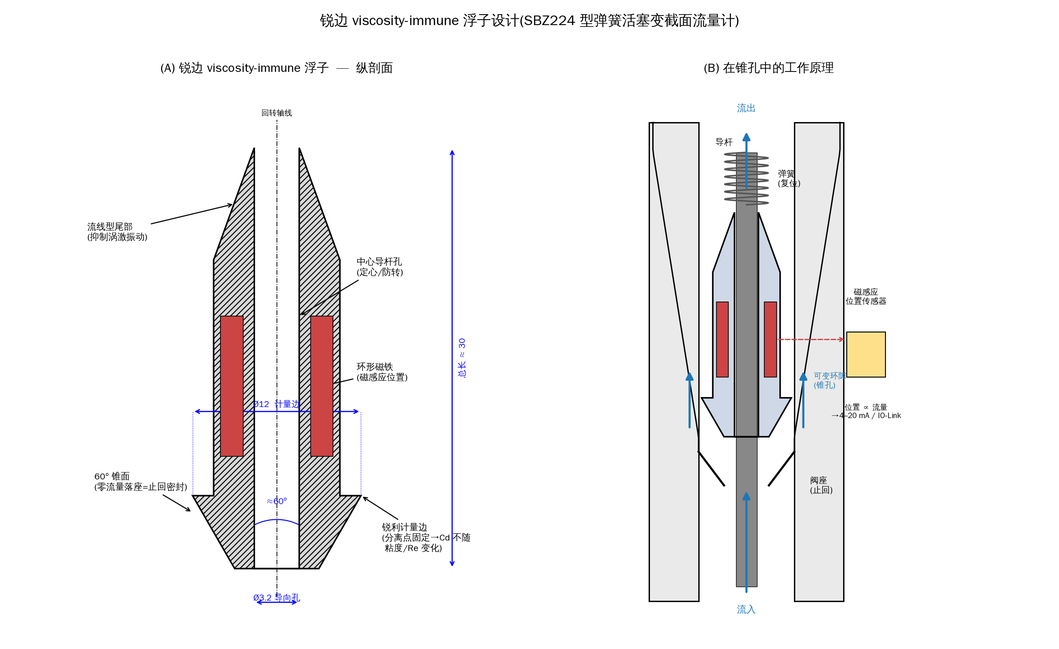
#> input picture float_flowmeter_sim/float_design_drawing.png, 1059 x 649 px, shrunk from 2325 x 1425 before the run
$ python project_report_full.py
#> lines starting #> are read from the running program, lines starting #| are printed output that depends on the picture
"""Detailed multi-page A4 PDF report of the whole project.
原理 → 设计 → 精度 → CFD机理 → A/B修正 → 轴对称定论 → 重设计 → 制造图 → 复核结论."""
import os
import matplotlib
matplotlib.use("Agg")
import matplotlib.pyplot as plt
import matplotlib.image as mpimg
from matplotlib.backends.backend_pdf import PdfPages
from matplotlib import font_manager as fm

zh = fm.FontProperties(family="WenQuanYi Zen Hei")
plt.rcParams["font.family"] = "WenQuanYi Zen Hei"
plt.rcParams["axes.unicode_minus"] = False
HERE = os.path.dirname(os.path.abspath(__file__))
A4 = (8.27, 11.69)


def img(ax, fn):
#> called with fn = 'float_design_drawing.png'
    p = os.path.join(HERE, fn)
    if os.path.exists(p):
        ax.imshow(mpimg.imread(p))
    else:
        ax.text(0.5, 0.5, fn + " (缺)", ha="center", va="center", fontproperties=zh)
    ax.axis("off")


def footer(fig, n):
    fig.text(0.5, 0.018, f"弹簧活塞式变截面流量计 · 详细报告        — {n} —",
             ha="center", fontsize=7.5, color="0.45", fontproperties=zh)


def content(pdf, n, title, text, imgs):
    """imgs: list of (filename, caption). 1 or 2 images, stacked."""
    fig = plt.figure(figsize=A4)
    fig.text(0.5, 0.965, title, ha="center", va="top", fontsize=14.5,
             fontweight="bold", fontproperties=zh)
    fig.add_axes([0.06, 0.945, 0.88, 0.001]).axis("off")
    fig.text(0.065, 0.93, text, ha="left", va="top", fontsize=9.4, linespacing=1.55,
             fontproperties=zh)
    nlines = text.count("\n") + 1
    img_top = 0.93 - nlines * 0.0175 - 0.02
    if len(imgs) == 1:
        ax = fig.add_axes([0.06, 0.05, 0.88, img_top - 0.05]); img(ax, imgs[0][0])
        ax.set_title(imgs[0][1], fontproperties=zh, fontsize=8.5, pad=3)
    else:
        h = (img_top - 0.06) / 2
        for k, (fn, cap) in enumerate(imgs[:2]):
            b = 0.06 + (1 - k) * (h + 0.015)
            ax = fig.add_axes([0.07, b, 0.86, h - 0.022]); img(ax, fn)
            ax.set_title(cap, fontproperties=zh, fontsize=8, pad=2)
    footer(fig, n)
    pdf.savefig(fig); plt.close(fig)


# ---------------- cover ----------------
def cover(pdf):
    fig = plt.figure(figsize=A4)
    fig.text(0.5, 0.93, "弹簧活塞式变截面(机电)流量计", ha="center", fontsize=20,
             fontweight="bold", fontproperties=zh)
    fig.text(0.5, 0.89, "原理 · 设计 · 精度 · CFD · 重设计 —— 详细报告", ha="center",
             fontsize=13, fontproperties=zh)
    fig.text(0.5, 0.855, "对象:ifm SBZ224(带止回阀及显示屏的流量计)", ha="center",
             fontsize=10.5, color="0.3", fontproperties=zh)
    obj = (
        "一、对象与原理\n"
        "  ifm SBZ224 是弹簧活塞式变截面(机电)流量计:流体推动一个弹簧加载的浮子,\n"
        "  浮子位置正比于流量,由内置磁铁经外部磁感应非接触读出 → 4–20 mA / IO-Link。\n"
        "  力平衡为 ΔP·A_f = 弹簧力;弹簧主导使其【安装方向无关】。零流量时浮子落座=止回。\n"
        "  量程 1–50 l/min(水),动态 1:50;介质 水/乙二醇/冷却液;G½;-10…100 °C;200 bar;IP67。\n\n"
        "二、方法链(从原理到验证级 CFD)\n"
        "  解析精度模型 → 2D LBM 机理 → 槽/凹坑 A/B 与尺寸研究 → 轴对称 N–S CFD\n"
        "  (经 Hagen–Poiseuille 解析解验证,误差 0.28%)→ 证据驱动重设计 → 制造图 + 复核。"
    )
    fig.text(0.08, 0.80, obj, ha="left", va="top", fontsize=10, linespacing=1.6,
             fontproperties=zh)
    concl = (
        "主要结论(证据驱动)\n"
        "①  计量由【环隙=主节流口】主导;前脸细节(锥面槽、前向凹坑)对计量无影响\n"
        "     —— 轴对称 CFD:cup6 ≈ cup2 ≈ blunt,阻力差 < 0.1%。\n"
        "②  真正的粘度免疫杠杆 = 【锐利计量边】把分离点钉死;钝迎流面阻力高且更 Re 稳定。\n"
        "③  2D 平面算出的“210% 脉动 / 需加深凹坑”是错误几何的假象——轴对称流动定常(rms≈0)。\n"
        "④  重设计:钝面 + 90° 锐边 Ø12 + 短计量柱段 + 流线锥尾 + 中心导杆 + 内置磁铁;\n"
        "     去掉凹坑/锥面槽(从简、可靠);复核确认按预期工作。"
    )
    fig.text(0.08, 0.50, concl, ha="left", va="top", fontsize=9.6, linespacing=1.6,
             fontproperties=zh, bbox=dict(boxstyle="round", fc="#fffdf0", ec="0.5", pad=0.8))
    toc = ("目录\n  1 原理与背景    2 浮子形状要求与精度模型    3 2D CFD 流动机理\n"
           "  4 A/B 研究与修正(槽/凹坑)    5 轴对称验证级 CFD(定论)\n"
           "  6 重新设计(证据驱动)    7 制造图与公差链    8 CFD 复核与总结")
    fig.text(0.08, 0.22, toc, ha="left", va="top", fontsize=9.4, linespacing=1.6,
             fontproperties=zh, bbox=dict(boxstyle="round", fc="#f4f7ff", ec="0.6", pad=0.8))
    fig.text(0.5, 0.05, "代码 / 数据 / 全部图见 float_flowmeter_sim/(README §1–9, REDESIGN.md)",
             ha="center", fontsize=8, color="0.45", fontproperties=zh)
    pdf.savefig(fig); plt.close(fig)


with PdfPages(os.path.join(HERE, "float_meter_report_full.pdf")) as pdf:
    cover(pdf)

    content(pdf, 2, "1  原理与背景(SBZ224)",
        "测量原理:弹簧活塞式变截面(机电)。流体自下而上推动被弹簧顶住的浮子(活塞),\n"
        "流量越大、浮子被顶得越高;弹簧建立力平衡使【位置 ↔ 流量】一一对应。浮子内置磁铁,\n"
        "外壳外的磁感应元件非接触读出其轴向位置,换算为流量 → 4–20 mA / 开关 / 频率 / IO-Link。\n"
        "介质与电子件由壳壁隔开(磁耦合)→ 可耐 200 bar、316L 接液、FKM 密封。\n"
        "零流量时浮子落座于阀座 = 内置止回。下图为浮子纵剖面与在锥孔中的工作原理。",
        [("float_design_drawing.png", "浮子纵剖面(左)与锥孔工作原理(右)")])

    content(pdf, 3, "2  浮子形状设计要求 与 精度模型",
        "形状要求:① 锐利计量边——把分离点钉死在边缘,使 Cd 与 Re/粘度无关(粘度免疫);\n"
        "② 导向/定心(导杆或导筋)防偏心与卡滞;③ 锥面+阀座=止回密封;④ 轴对称磁铁→位置线性;\n"
        "⑤ 流线尾抑制涡激;⑥ 缝隙不过小+200 µm 前置过滤防颗粒;⑦ 配合锥孔做 1:50 线性化。\n"
        "精度模型:Q = Cd·A_a(h)·√(2ΔP(h)/ρ),力平衡 ΔP·A_f = F0 + k·h;单点 span 标定。\n"
        "下图:锐边浮子 Cd 随 Re 平、误差小;球形浮子随粘度漂移大(水 vs 乙二醇)。",
        [("float_flowmeter_accuracy.png", "精度模型:读数误差 vs 流量(锐边 vs 球形;水/乙二醇)")])
#> call 2 of img, with fn = 'float_flowmeter_accuracy.png'
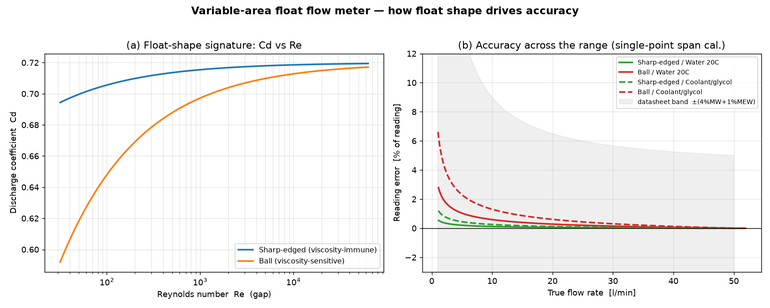
#> input picture float_flowmeter_sim/float_flowmeter_accuracy.png, 770 x 308 px, shrunk from 1690 x 676 before the run

    content(pdf, 4, "3  2D CFD 流动机理(格子玻尔兹曼 LBM)",
        "用 D2Q9 LBM 在子午面解流场(教学/机理用)。可见三件事:流体经【可变环隙】加速到\n"
        "约 6.5× 入口速度;在【锐边分离】并在尾部形成回流;迎流面高压、环隙/尾部低压,\n"
        "前后【压差 ΔP】正是顶起浮子的力,与解析力平衡 ΔP·A_f = 弹簧力 对应。\n"
        "注:2D 平面是无限长狭缝近似,几何不等于真实回转体——后续轴对称会纠正其定量结论。",
        [("float_cfd_flowfield.png", "2D LBM 流场:速度+流线 / 涡量 / 压力")])
#> call 3 of img, with fn = 'float_cfd_flowfield.png'
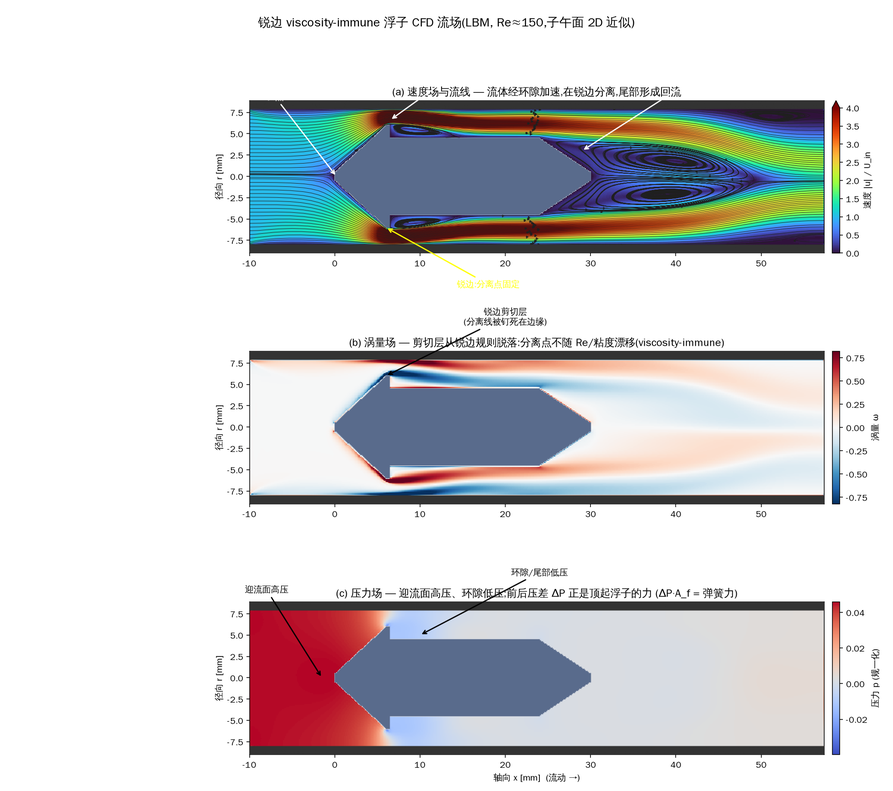
#> input picture float_flowmeter_sim/float_cfd_flowfield.png, 893 x 791 px, shrunk from 1960 x 1736 before the run

    content(pdf, 5, "4  A/B 研究与修正(锥面槽 / 前向凹坑)",
        "锥面环形槽:A/B 同条件对比显示两者 ΔP 逐点吻合、拟合 β 不变 → 对计量【无影响】\n"
        "(槽在上游低速区,够不到主节流口)。前向凹坑:2D 一度显示“有益”(阻力高、β 小),\n"
        "且凹坑致【非定常】,据此做了深径比 d/Dp 尺寸研究(2D 给出 d/Dp≥0.75 降脉动)。\n"
        "★ 重要:这些 2D 结论随后被轴对称(正确几何)CFD 推翻——见第 5 节。下面两图为 2D 阶段结果。",
        [("float_cup_accuracy.png", "凹坑/钝/圆头 2D 对比(后被轴对称修正)"),
         ("float_cavity_opt.png", "2D 凹坑尺寸研究:脉动 vs 深径比(后证为 2D 假象)")])
#> call 4 of content, with n = 5, title = '4  A/B 研究与修正(锥面槽 / 前向凹坑)'
#> call 4 of img, with fn = 'float_cup_accuracy.png'
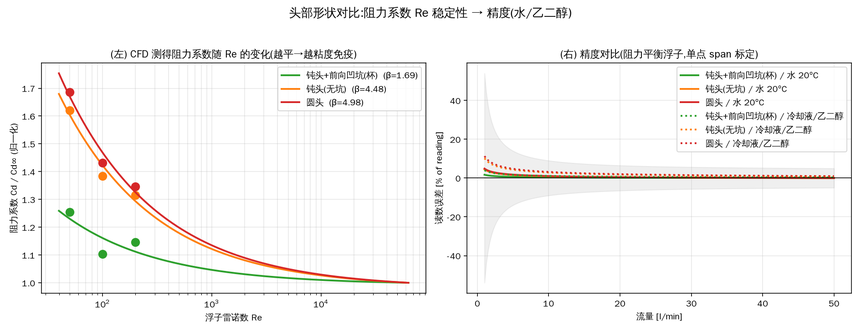
#> input picture float_flowmeter_sim/float_cup_accuracy.png, 861 x 332 px, shrunk from 1890 x 728 before the run
#> in content (call 4), `pdf.savefig(fig)`:
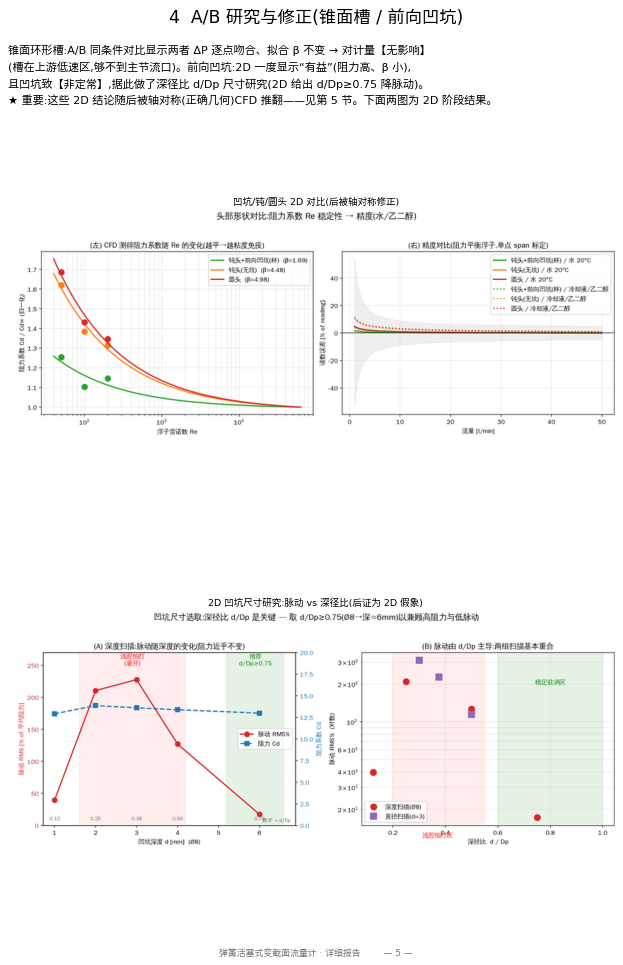
#> figure drawn by matplotlib, 2 panels

    content(pdf, 6, "5  轴对称验证级 CFD(定论)",
        "全 3D 在 CPU/numpy 不现实(单次~1h、测 β 十几小时)。对回转体的正确且可行做法=轴对称 N–S。\n"
        "自建交错网格分步投影求解器,先用 Hagen–Poiseuille 解析抛物线【验证:最大误差 0.28%、\n"
        "中心/平均=1.993】,再扫 cup6/cup2/blunt/rounded(无散度 1e-15,CV/表面两法一致)。结论:\n"
        "① 流动【定常】(rms≈0)→ 2D 的 210% 脉动是平面假象;② cup6≈cup2≈blunt 阻力差<0.1%\n"
        "→ 前向凹坑【对计量无影响】;③ rounded 阻力明显更低 → 钝 vs 圆 才重要,凹坑不重要;\n"
        "④ Re 50–400 内 Cd∝Re^-0.65、各形状 Re 敏感度相近,无“粘度免疫平台”。",
        [("float_axisym.png", "轴对称 CFD:管流验证(左)/ Cd(Re)(中)/ cup6 流场(右)")])
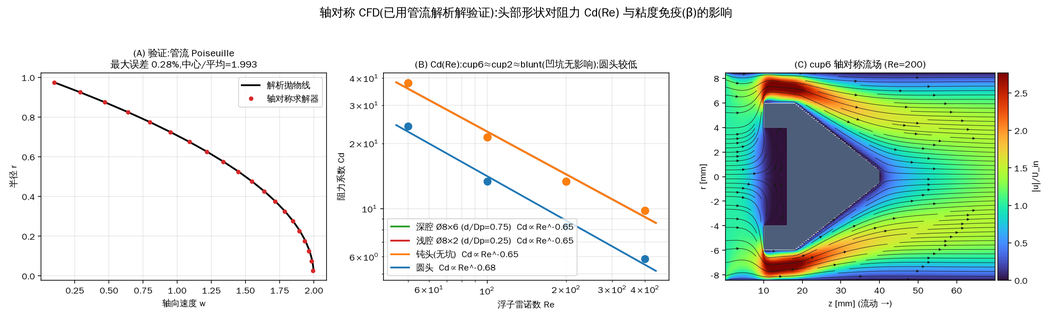
#> input picture float_flowmeter_sim/float_axisym.png, 1052 x 319 px, shrunk from 2310 x 700 before the run

    content(pdf, 7, "6  重新设计(证据驱动)",
        "依据上述验证结论,把功夫放在真正决定计量的【主节流口】,去掉被证无效的前脸花样。\n"
        "新浮子:钝平迎流面(阻力高/更 Re 稳定)+ 90° 锐利计量边 Ø12(粘度免疫杠杆)+ 短计量柱段\n"
        "(定义环隙、线性化)+ 流线锥尾(尾流稳定/导向)+ 中心导杆孔(定心防转)+ 内置环形磁铁;\n"
        "【不设】前向凹坑、【不设】锥面槽。整机:渐扩锥孔 + 阀座(止回)+ 弹簧(方向无关)+ 导杆 +\n"
        "磁致伸缩/AMR 位置传感 → 4–20 mA/IO-Link。沿用 316L/FKM、200 bar、IP67、G½。",
        [("float_redesign.png", "重新设计:新浮子外形(左)+ 整机装配(右)")])

    content(pdf, 8, "7  制造图与公差链",
        "关键尺寸:计量边 Ø12 -0/-0.02(基准B)、导杆孔 Ø3.2 H7(基准A)、计量柱段 3±0.05、总长 26±0.2。\n"
        "公差链(零位环隙,半径向):环隙=(D孔-D边)/2=(12.40-12.00)/2=0.20;配合孔 Ø12.40 H7 +\n"
        "边 Ø12 -0/-0.02 → 直径贡献 0.20…0.23;导杆 H7/g6 → 偏心 ≤0.012;满量程 3.2 由锥孔渐扩给出。\n"
        "绝对环隙散差由单点【校准系数】吸收;线性/重复性靠【同轴度 ≤0.02 TIR + 锐边 ≤R0.05、去毛刺】。\n"
        "锐边是关键特征(决定粘度免疫);材料 316L,磁铁 NdFeB 全密封;配对锥孔 Ø12.40 H7、导杆 Ø3.2 g6。",
        [("float_mfg_drawing.png", "重新设计浮子 制造图(尺寸/公差/公差链/锐边规格)")])

    content(pdf, 9, "8  CFD 复核 与 总结",
        "复核:用已验证的轴对称求解器复跑【新外形】(blunt 面+锐边+柱段+锥尾,无凹坑)。\n"
        "结果:流动【定常】(rms≤0.05%)、CV/表面两法吻合、Cd∝Re^-0.6;流场确认【钝面驻点(高压)+\n"
        "锐边分离(钉死)】按预期工作 → 新外形成立。\n"
        "总结:① 环隙(主节流)决定计量,前脸细节次要;② 锐利计量边是粘度免疫的真正杠杆;\n"
        "③ 验证级 CFD 纠正了 2D 的多处假象(脉动、凹坑收益);④ 重设计更简单、可靠、可制造。\n"
        "局限:轴对称不含周向失稳;绝对 Cd 受高阻塞影响;凹坑的现实价值多在机械层面(定心/防卡/旋转)。",
        [("float_redesign_cfd.png", "CFD 复核:新外形 Cd(Re)(左)+ 轴对称流场(右)")])

print("saved float_meter_report_full.pdf")
